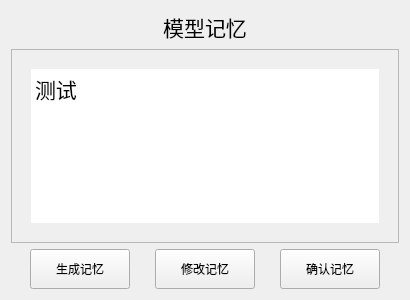
<?xml version="1.0" encoding="UTF-8"?>
<ui version="4.0">
 <class>Form</class>
 <widget class="QWidget" name="Form">
  <property name="geometry">
   <rect>
    <x>0</x>
    <y>0</y>
    <width>410</width>
    <height>300</height>
   </rect>
  </property>
  <property name="minimumSize">
   <size>
    <width>410</width>
    <height>300</height>
   </size>
  </property>
  <property name="maximumSize">
   <size>
    <width>410</width>
    <height>16777215</height>
   </size>
  </property>
  <property name="windowTitle">
   <string>记忆</string>
  </property>
  <layout class="QVBoxLayout" name="verticalLayout_2">
   <item>
    <layout class="QVBoxLayout" name="verticalLayout" stretch="0,1,0">
     <item>
      <widget class="QLabel" name="Title">
       <property name="text">
        <string>&lt;html&gt;&lt;head/&gt;&lt;body&gt;&lt;p&gt;&lt;span style=&quot; font-size:16pt;&quot;&gt;模型记忆&lt;/span&gt;&lt;/p&gt;&lt;/body&gt;&lt;/html&gt;</string>
       </property>
       <property name="alignment">
        <set>Qt::AlignCenter</set>
       </property>
      </widget>
     </item>
     <item>
      <widget class="QTextEdit" name="textEdit">
       <property name="minimumSize">
        <size>
         <width>380</width>
         <height>0</height>
        </size>
       </property>
       <property name="styleSheet">
        <string notr="true">
border-image: url(:/input/img_input.png) 15 15 15 15 stretch stretch;
        border-width: 10px;
        padding: 10px;</string>
       </property>
       <property name="html">
        <string>&lt;!DOCTYPE HTML PUBLIC &quot;-//W3C//DTD HTML 4.0//EN&quot; &quot;http://www.w3.org/TR/REC-html40/strict.dtd&quot;&gt;
&lt;html&gt;&lt;head&gt;&lt;meta name=&quot;qrichtext&quot; content=&quot;1&quot; /&gt;&lt;meta charset=&quot;utf-8&quot; /&gt;&lt;style type=&quot;text/css&quot;&gt;
p, li { white-space: pre-wrap; }
hr { height: 1px; border-width: 0; }
li.unchecked::marker { content: &quot;\2610&quot;; }
li.checked::marker { content: &quot;\2612&quot;; }
&lt;/style&gt;&lt;/head&gt;&lt;body style=&quot; font-family:'Microsoft YaHei UI'; font-size:9pt; font-weight:400; font-style:normal;&quot;&gt;
&lt;p style=&quot; margin-top:0px; margin-bottom:0px; margin-left:0px; margin-right:0px; -qt-block-indent:0; text-indent:0px;&quot;&gt;&lt;span style=&quot; font-size:16pt;&quot;&gt;测试&lt;/span&gt;&lt;/p&gt;&lt;/body&gt;&lt;/html&gt;</string>
       </property>
      </widget>
     </item>
     <item>
      <layout class="QHBoxLayout" name="horizontalLayout">
       <item>
        <widget class="QPushButton" name="btn_update">
         <property name="minimumSize">
          <size>
           <width>100</width>
           <height>40</height>
          </size>
         </property>
         <property name="maximumSize">
          <size>
           <width>100</width>
           <height>40</height>
          </size>
         </property>
         <property name="text">
          <string>生成记忆</string>
         </property>
         <property name="flat">
          <bool>false</bool>
         </property>
        </widget>
       </item>
       <item>
        <widget class="QPushButton" name="btn_change">
         <property name="minimumSize">
          <size>
           <width>100</width>
           <height>40</height>
          </size>
         </property>
         <property name="maximumSize">
          <size>
           <width>100</width>
           <height>40</height>
          </size>
         </property>
         <property name="text">
          <string>修改记忆</string>
         </property>
         <property name="flat">
          <bool>false</bool>
         </property>
        </widget>
       </item>
       <item>
        <widget class="QPushButton" name="btn_enter">
         <property name="minimumSize">
          <size>
           <width>100</width>
           <height>40</height>
          </size>
         </property>
         <property name="maximumSize">
          <size>
           <width>100</width>
           <height>40</height>
          </size>
         </property>
         <property name="text">
          <string>确认记忆</string>
         </property>
         <property name="flat">
          <bool>false</bool>
         </property>
        </widget>
       </item>
      </layout>
     </item>
    </layout>
   </item>
  </layout>
 </widget>
 <resources>
  <include location="images/resource.qrc"/>
 </resources>
 <connections/>
</ui>
